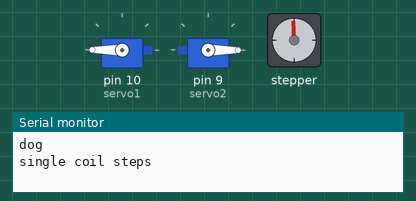
Recording of a sketch running on a simulated Arduino Uno, built with avr-gcc and run on an emulated ATmega328P. Shown: 2 × servo, stepper motor, the last lines printed to the serial monitor. Stepper angles assume 200 steps per turn.

Above: at 0.15 s.
At 1.96 s:
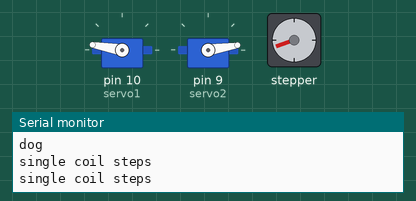
At 3.77 s:
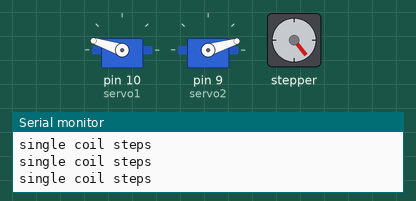
At 7.69 s:
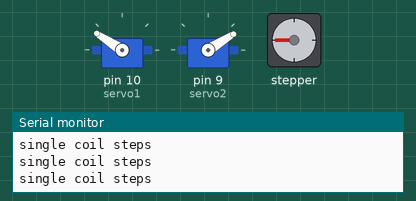
At 11.61 s:
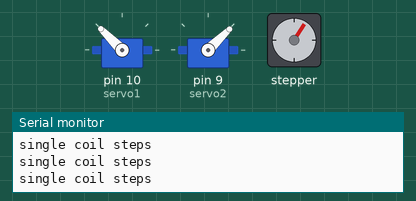
At 15.3 s:
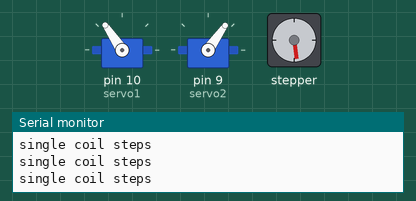
Timing chart, 0 to 16.8 s (numbered marks = the images above):
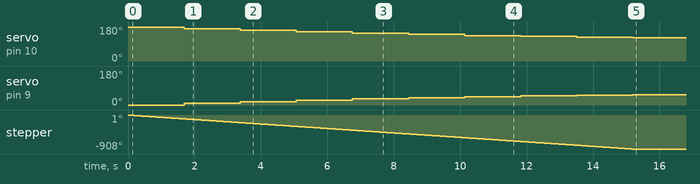

The sketch:

dome_sweep_lead_screw.ino
```cpp
#include <Wire.h>
#include <Adafruit_MotorShield.h>
#include <Servo.h>
#include <math.h>
Adafruit_MotorShield AFMS = Adafruit_MotorShield();
Adafruit_StepperMotor *myMotor = AFMS.getStepper(200, 2);
Servo servo1;
Servo servo2;

int x = 1;
int myCounter = 0;

void setup() {
  Serial.begin(9600);
  int x = 0;
  Serial.println("dog");


  AFMS.begin();
  servo1.attach(10);
  servo2.attach(9);
  myMotor->setSpeed(10);
 servo1.write(180); // set servos to original position
servo2.write(0);


}

void loop() {

 if(x<10) {
    Serial.println("single coil steps");
  myMotor->step(56, BACKWARD, SINGLE);
    myCounter = myCounter + 1;
  servo2.write (((atan((2.20*x/13.652))*180/PI)));
servo1.write (180-((atan((2.20*x/13.652))*180/PI)));
 x = x + 1;}


    }
```

Measured:
- by itself, servo on pin 10 (servo1): moves from 180° to 124° over 13.5 s
- by itself, servo on pin 9 (servo2): moves from 0° to 55° over 13.5 s
- by itself, stepper: turns 908° counter-clockwise in 15.2 s
